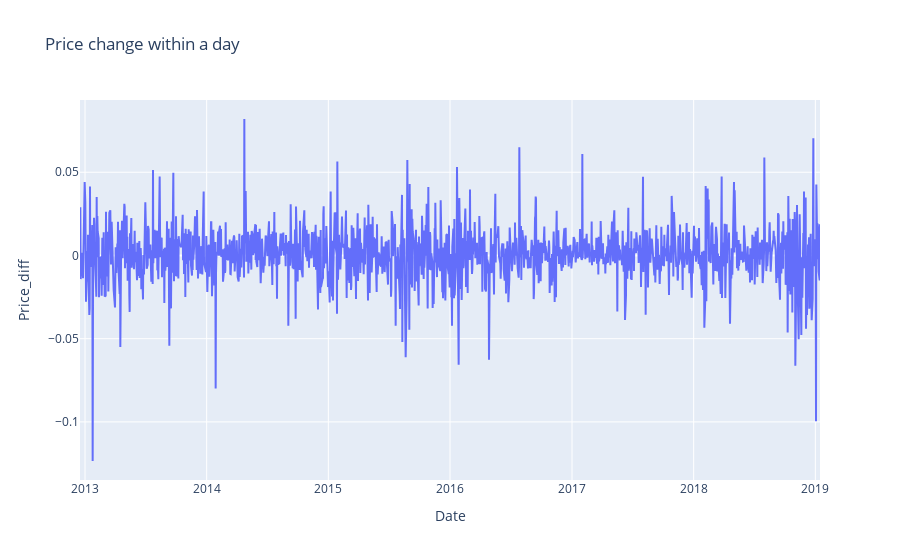

The notebook cell saved with this chart:
### Markdown cell above
Daily Return

### Code cell
trace1 = go.Scatter(
        x = df['Date'].dt.strftime(date_format='%Y-%m-%d'),
        y = df['Change %'])
layout = go.Layout(dict(title = 'Price change within a day',
                       xaxis = dict(title = 'Date'),
                       yaxis = dict(title = 'Price_diff'),
                       ))
data = [trace1]
py.iplot(dict(data=data,layout=layout))

### Figure 1 — Plotly figure (JSON) as saved in the notebook; plotly's stock layout.template omitted (floating-point values rounded to 4 significant figures; data arrays with more than 128 entries replaced by an {"elided": "..."} marker saying what was removed)
{"data": [{"type": "scatter", "x": {"elided": "1531 str values"}, "y": {"elided": "1531 float values"}}], "layout": {"autosize": true, "title": {"text": "Price change within a day"}, "xaxis": {"autorange": true, "range": ["2012-12-17", "2019-01-15"], "title": {"text": "Date"}, "type": "date"}, "yaxis": {"autorange": true, "range": [-0.1349, 0.09342], "title": {"text": "Price_diff"}, "type": "linear"}}}
